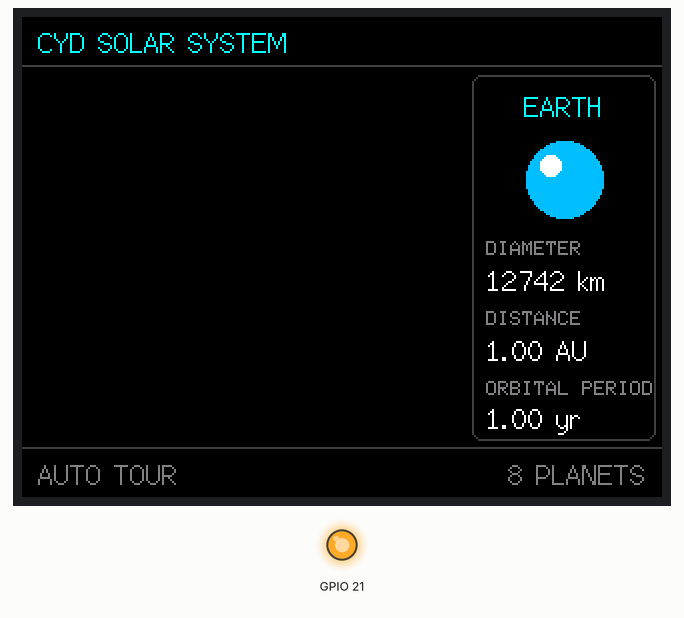
This sketch was run on a simulated ESP32. Parts: 320×240 colour display, output pins drawn as LEDs (lit = HIGH). Random numbers use the default seed unless the sketch sets one; what the sketch prints to the serial monitor is not drawn.

Above: at 0.3 s.
At 7.92 s:
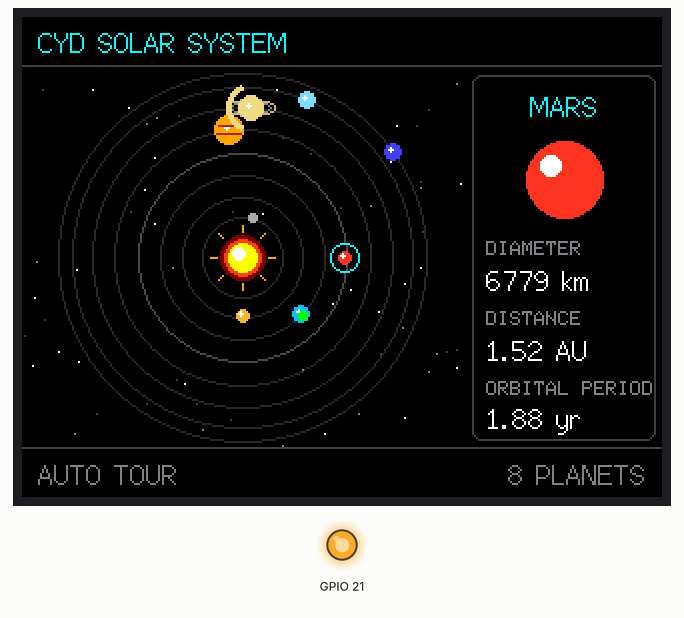
At 10.6 s:
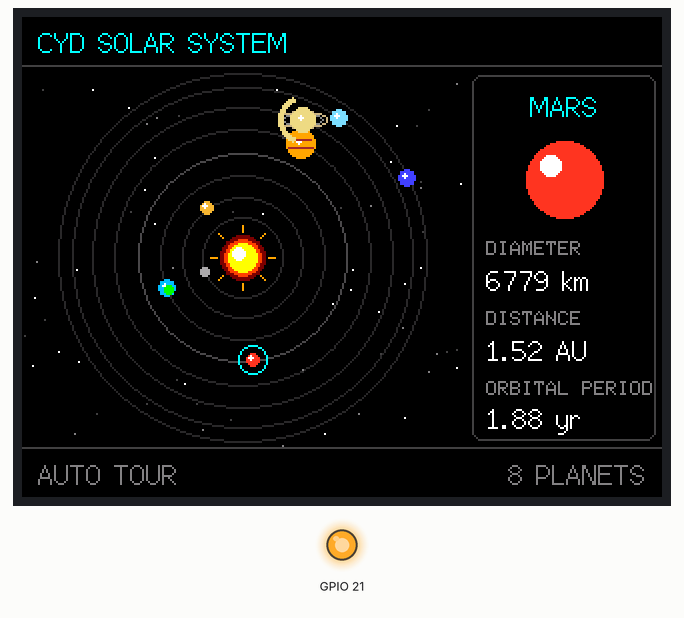
At 20.44 s:
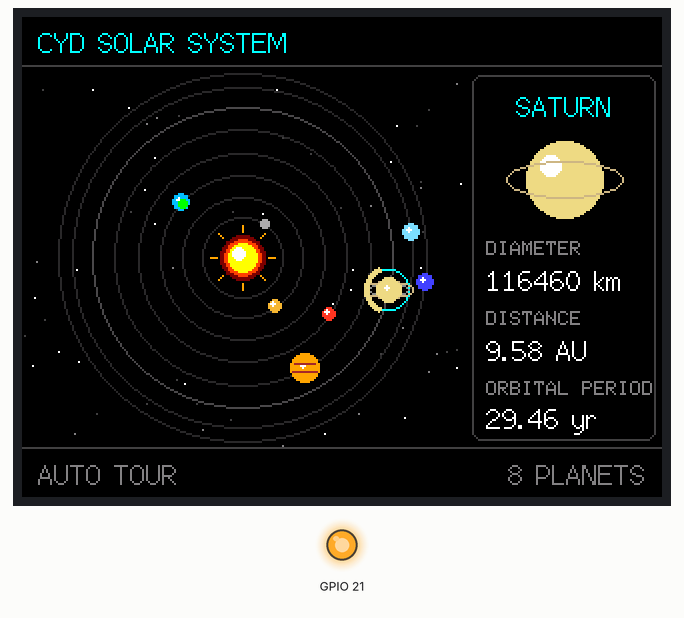
At 30.67 s:
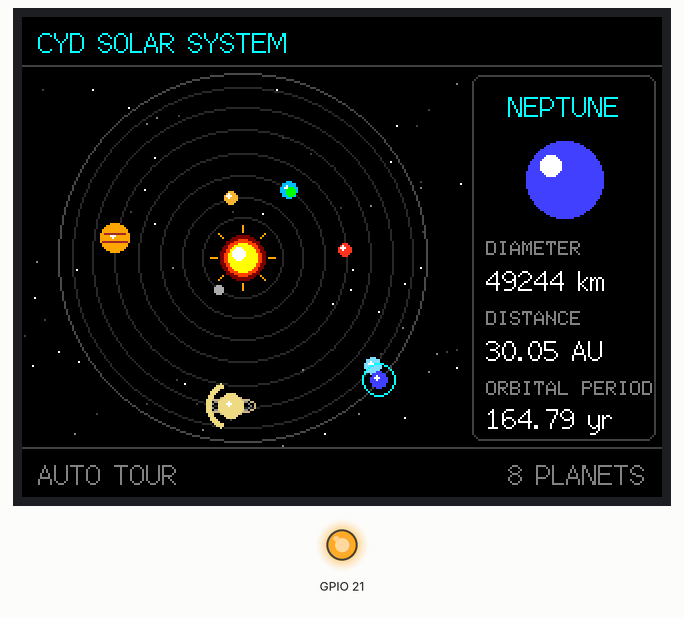
At 39.74 s:
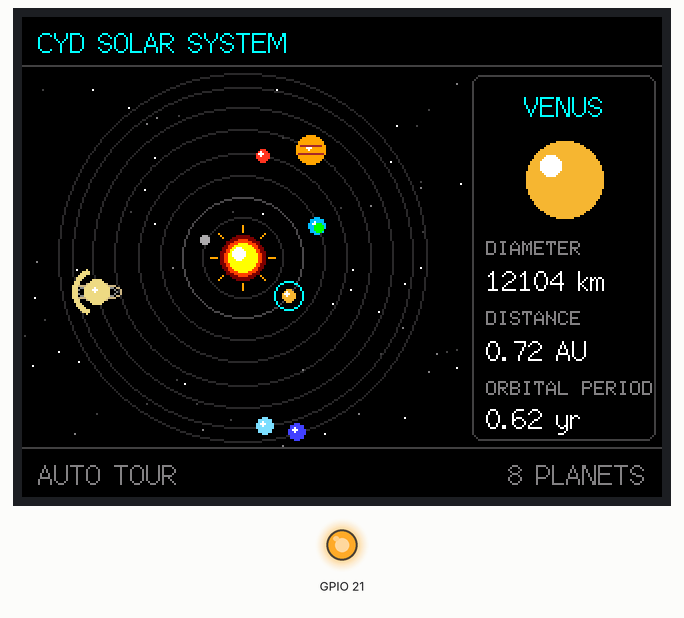

The sketch:

CYDSolarSystem.ino
```cpp
#include <Arduino.h>
#include <TFT_eSPI.h>
#include <math.h>

// ============================================================
// CYD SOLAR SYSTEM
// ESP32-2432S028R / ILI9341 / 320x240 landscape
//
// Features:
//   - Animated Sun and eight planets
//   - Black background and starfield
//   - Smooth sprite-based rendering
//   - Saturn's rings and Jupiter's stripes
//   - Automatic planet information display
//   - No touchscreen or Wi-Fi required
//
// IMPORTANT:
// This CYD requires tft.invertDisplay(true).
// ============================================================

// -------------------- Display --------------------

TFT_eSPI tft = TFT_eSPI();

// Orbit animation area.
// 220 x 190 x 2 bytes = approximately 84 KB of RAM.
constexpr int SCREEN_W = 320;
constexpr int SCREEN_H = 240;

constexpr int SPACE_X = 0;
constexpr int SPACE_Y = 25;
constexpr int SPACE_W = 220;
constexpr int SPACE_H = 190;

constexpr int SUN_X = 110;
constexpr int SUN_Y = 95;

TFT_eSprite spaceSprite = TFT_eSprite(&tft);
bool spriteReady = false;

// -------------------- Colors --------------------

constexpr uint16_t BLACK  = TFT_BLACK;
constexpr uint16_t WHITE  = TFT_WHITE;
constexpr uint16_t CYAN   = TFT_CYAN;
constexpr uint16_t YELLOW = TFT_YELLOW;
constexpr uint16_t GRAY   = 0x8410;
constexpr uint16_t DIM    = 0x4208;
constexpr uint16_t ORBIT  = 0x2945;

// -------------------- Planets --------------------

struct Planet {
  const char* name;
  uint16_t color;
  float orbitRadius;
  float period;
  uint8_t radius;
  float diameter;
  float distanceAU;
};

Planet planets[] = {
  {"MERCURY", 0xAD55,  20,    0.241, 2,   4879,  0.39},
  {"VENUS",   0xF5A6,  30,    0.615, 3,  12104,  0.72},
  {"EARTH",   0x05FF,  41,    1.000, 4,  12742,  1.00},
  {"MARS",    0xF9A4,  52,    1.881, 3,   6779,  1.52},
  {"JUPITER", 0xFD20,  64,   11.862, 7, 139820,  5.20},
  {"SATURN",  0xEED0,  75,   29.457, 6, 116460,  9.58},
  {"URANUS",  0x7EFF,  85,   84.017, 4,  50724, 19.20},
  {"NEPTUNE", 0x421F,  92,  164.790, 4,  49244, 30.05}
};

constexpr int PLANET_COUNT =
    sizeof(planets) / sizeof(planets[0]);

// -------------------- Animation --------------------

float simulationYears = 0.0f;

// Simulated years per real second.
// Exaggerated relative motion keeps outer planets interesting.
float animationSpeed = 0.12f;

unsigned long lastFrame = 0;
unsigned long lastSelection = 0;

constexpr unsigned long FRAME_INTERVAL = 50; // ~20 FPS
constexpr unsigned long SELECTION_INTERVAL = 5000;

int selectedPlanet = 2; // Earth

// -------------------- Stars --------------------

struct Star {
  uint8_t x;
  uint8_t y;
  uint16_t color;
};

constexpr int STAR_COUNT = 65;
Star stars[STAR_COUNT];

// ============================================================
// Drawing helpers
// ============================================================

void drawCenteredText(
    TFT_eSprite& sprite,
    const char* text,
    int x,
    int y,
    uint16_t color,
    int font = 2) {

  sprite.setTextDatum(MC_DATUM);
  sprite.setTextColor(color, BLACK);
  sprite.drawString(text, x, y, font);
}

void initializeStars() {
  randomSeed(micros());

  for (int i = 0; i < STAR_COUNT; i++) {
    stars[i].x = random(SPACE_W);
    stars[i].y = random(SPACE_H);

    int brightness = random(3);

    if (brightness == 0)
      stars[i].color = DIM;
    else if (brightness == 1)
      stars[i].color = GRAY;
    else
      stars[i].color = WHITE;
  }
}

void drawStars() {
  for (int i = 0; i < STAR_COUNT; i++) {
    spaceSprite.drawPixel(
        stars[i].x,
        stars[i].y,
        stars[i].color);
  }
}

// ============================================================
// Sun
// ============================================================

void drawSun() {
  // Outer glow
  spaceSprite.fillCircle(SUN_X, SUN_Y, 11, 0x7800);
  spaceSprite.fillCircle(SUN_X, SUN_Y, 9, 0xFA00);

  // Main solar disk
  spaceSprite.fillCircle(SUN_X, SUN_Y, 7, YELLOW);
  spaceSprite.fillCircle(SUN_X - 2, SUN_Y - 2, 3, WHITE);

  // Rays
  for (int i = 0; i < 8; i++) {
    float a = i * TWO_PI / 8.0f;

    int x1 = SUN_X + cosf(a) * 13;
    int y1 = SUN_Y + sinf(a) * 13;

    int x2 = SUN_X + cosf(a) * 16;
    int y2 = SUN_Y + sinf(a) * 16;

    spaceSprite.drawLine(x1, y1, x2, y2, 0xFD20);
  }
}

// ============================================================
// Orbit paths
// ============================================================

void drawOrbitPaths() {
  for (int i = 0; i < PLANET_COUNT; i++) {
    int r = (int)planets[i].orbitRadius;

    uint16_t color =
        (i == selectedPlanet) ? 0x4A49 : ORBIT;

    spaceSprite.drawCircle(SUN_X, SUN_Y, r, color);
  }
}

// ============================================================
// Planet positions
// ============================================================

void getPlanetPosition(int index, int& x, int& y) {
  const Planet& p = planets[index];

  // Compressed orbital periods improve visible motion.
  // This is intentionally not a physical simulation.
  float visualPeriod = sqrtf(p.period);

  float angle =
      simulationYears * TWO_PI / visualPeriod
      + index * 0.75f;

  x = SUN_X + cosf(angle) * p.orbitRadius;
  y = SUN_Y + sinf(angle) * p.orbitRadius;
}

// ============================================================
// Planet graphics
// ============================================================

void drawPlanet(int index) {
  Planet& p = planets[index];

  int x, y;
  getPlanetPosition(index, x, y);

  // Selected planet indicator
  if (index == selectedPlanet) {
    spaceSprite.drawCircle(
        x, y, p.radius + 4, CYAN);
  }

  // Saturn's rings behind the planet
  if (index == 5) {
    spaceSprite.drawEllipse(
        x, y, 12, 4, 0xCDB0);
    spaceSprite.drawEllipse(
        x, y, 10, 3, 0x8C71);
  }

  // Planet body
  spaceSprite.fillCircle(
      x, y, p.radius, p.color);

  // Small lighting highlight
  if (p.radius >= 3) {
    spaceSprite.fillCircle(
        x - 1, y - 1, 1, WHITE);
  }

  // Earth: simple green landmass
  if (index == 2) {
    spaceSprite.fillCircle(
        x + 1, y + 1, 2, TFT_GREEN);
  }

  // Jupiter: cloud bands
  if (index == 4) {
    spaceSprite.drawFastHLine(
        x - 5, y - 2, 11, 0xA145);
    spaceSprite.drawFastHLine(
        x - 6, y + 2, 13, 0xA145);
  }

  // Saturn: front ring
  if (index == 5) {
    spaceSprite.drawArc(
        x, y, 12, 10, 20, 160,
        0xEED0, BLACK);
  }
}

// ============================================================
// Space rendering
// ============================================================

void renderSpace() {
  spaceSprite.fillSprite(BLACK);

  drawStars();
  drawOrbitPaths();
  drawSun();

  for (int i = 0; i < PLANET_COUNT; i++) {
    drawPlanet(i);
  }

  // Transfer the completed frame in one operation.
  spaceSprite.pushSprite(SPACE_X, SPACE_Y);
}

// ============================================================
// Static interface
// ============================================================

void drawHeader() {
  tft.fillRect(0, 0, SCREEN_W, 25, BLACK);

  tft.setTextDatum(TL_DATUM);
  tft.setTextColor(CYAN, BLACK);

  tft.drawString(
      "CYD SOLAR SYSTEM", 8, 5, 2);

  tft.drawFastHLine(
      0, 24, SCREEN_W, DIM);
}

void drawFooter() {
  tft.fillRect(0, 215, SCREEN_W, 25, BLACK);

  tft.drawFastHLine(
      0, 215, SCREEN_W, DIM);

  tft.setTextColor(GRAY, BLACK);
  tft.setTextDatum(TL_DATUM);

  tft.drawString(
      "AUTO TOUR", 8, 221, 2);

  tft.setTextDatum(TR_DATUM);
  tft.drawString(
      "8 PLANETS", 312, 221, 2);
}

// ============================================================
// Planet information panel
// ============================================================

void drawInfoPanel() {
  const Planet& p = planets[selectedPlanet];

  constexpr int X = 225;
  constexpr int Y = 29;
  constexpr int W = 95;
  constexpr int H = 183;

  tft.fillRect(X, Y, W, H, BLACK);

  tft.drawRoundRect(
      X, Y, W - 3, H, 5, DIM);

  tft.setTextDatum(TC_DATUM);

  tft.setTextColor(CYAN, BLACK);
  tft.drawString(
      p.name, X + 46, Y + 8, 2);

  // Decorative planet preview
  tft.fillCircle(
      X + 46, Y + 52, 19, p.color);

  tft.fillCircle(
      X + 39, Y + 45, 5, WHITE);

  if (selectedPlanet == 5) {
    tft.drawEllipse(
        X + 46, Y + 52,
        29, 9, 0xCDB0);
  }

  tft.setTextDatum(TL_DATUM);

  tft.setTextColor(GRAY, BLACK);
  tft.drawString(
      "DIAMETER", X + 7, Y + 83, 1);

  tft.setTextColor(WHITE, BLACK);

  char buffer[32];

  snprintf(
      buffer, sizeof(buffer),
      "%.0f km", p.diameter);

  tft.drawString(
      buffer, X + 7, Y + 95, 2);

  tft.setTextColor(GRAY, BLACK);
  tft.drawString(
      "DISTANCE", X + 7, Y + 118, 1);

  snprintf(
      buffer, sizeof(buffer),
      "%.2f AU", p.distanceAU);

  tft.setTextColor(WHITE, BLACK);
  tft.drawString(
      buffer, X + 7, Y + 130, 2);

  tft.setTextColor(GRAY, BLACK);
  tft.drawString(
      "ORBITAL PERIOD", X + 7, Y + 153, 1);

  snprintf(
      buffer, sizeof(buffer),
      "%.2f yr", p.period);

  tft.setTextColor(WHITE, BLACK);
  tft.drawString(
      buffer, X + 7, Y + 164, 2);
}

// ============================================================
// Setup
// ============================================================

void setup() {
  Serial.begin(115200);

  tft.init();
  tft.setRotation(1);

  // REQUIRED for this particular CYD display.
  // Without inversion, black appears white.
  tft.invertDisplay(true);

  // Turn on backlight
  pinMode(21, OUTPUT);
  digitalWrite(21, HIGH);

  tft.fillScreen(TFT_BLACK);

  initializeStars();

  // Create 16-bit off-screen sprite
  spaceSprite.setColorDepth(16);

  void* buffer =
      spaceSprite.createSprite(SPACE_W, SPACE_H);

  if (buffer == nullptr) {
    Serial.println(
        "ERROR: Could not allocate space sprite");

    tft.setTextColor(TFT_RED, TFT_BLACK);
    tft.drawString(
        "SPRITE ALLOCATION FAILED", 10, 100, 2);

    while (true) {
      delay(1000);
    }
  }

  spriteReady = true;

  drawHeader();
  drawFooter();
  drawInfoPanel();

  lastFrame = millis();
  lastSelection = millis();

  Serial.println("CYD Solar System started");
}

// ============================================================
// Main loop
// ============================================================

void loop() {
  unsigned long now = millis();

  // Automatically cycle through planets
  if (now - lastSelection >= SELECTION_INTERVAL) {
    selectedPlanet =
        (selectedPlanet + 1) % PLANET_COUNT;

    lastSelection = now;

    drawInfoPanel();
  }

  // Animation timing
  if (now - lastFrame >= FRAME_INTERVAL) {
    float deltaSeconds =
        (now - lastFrame) / 1000.0f;

    lastFrame = now;

    simulationYears +=
        deltaSeconds * animationSpeed;

    if (simulationYears > 10000.0f) {
      simulationYears = 0.0f;
    }

    if (spriteReady) {
      renderSpace();
    }
  }
}
```

Measured:
- what the display in image 0 shows lasts 0.4 s, from 0.3 s to 0.7 s
